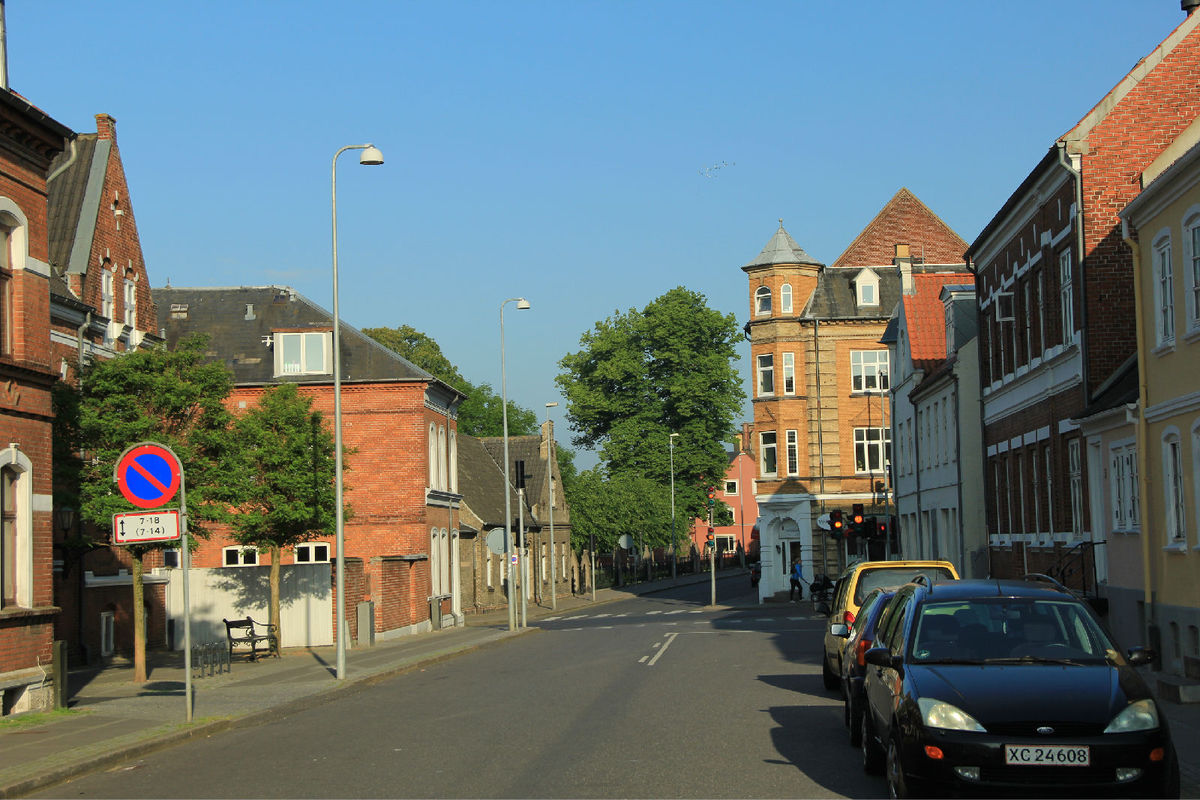
#> input picture SLIC_python/1111.jpg, 1200 x 800 px
$ python slic.py
#> lines starting #> are read from the running program, lines starting #| are printed output that depends on the picture
# -*- coding:utf-8 -*-
'''
    @Time:2018/2/2
    @Author: moulei
    @Email: 1144545359@qq.com
'''
# import 一些需要的包
from skimage.segmentation import slic
from skimage.segmentation import mark_boundaries
from skimage.util import img_as_float
from skimage import io

image = img_as_float(io.imread('1111.jpg'))

segments = slic(image, 500, 10)
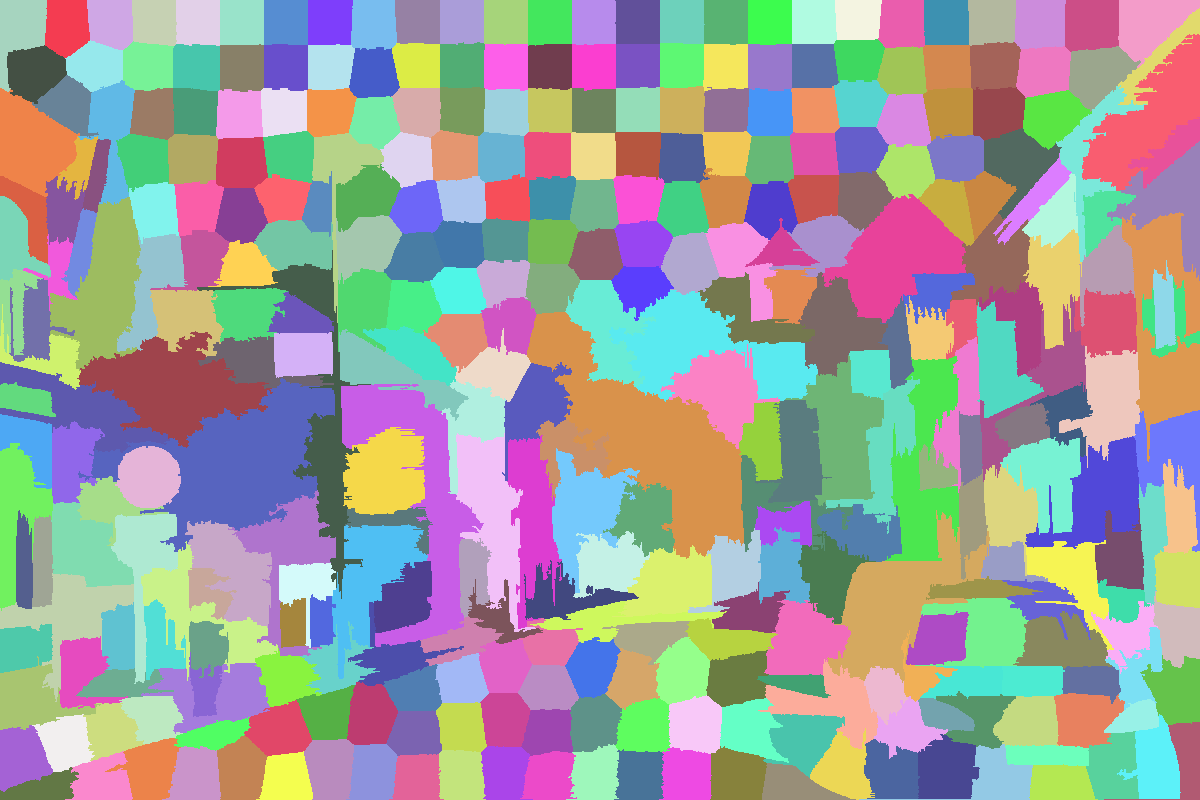
#> segments: shape (800, 1200) int64; 347 distinct labels, from 1 to 347; one colour per label, 0 black
result = mark_boundaries(image, segments)
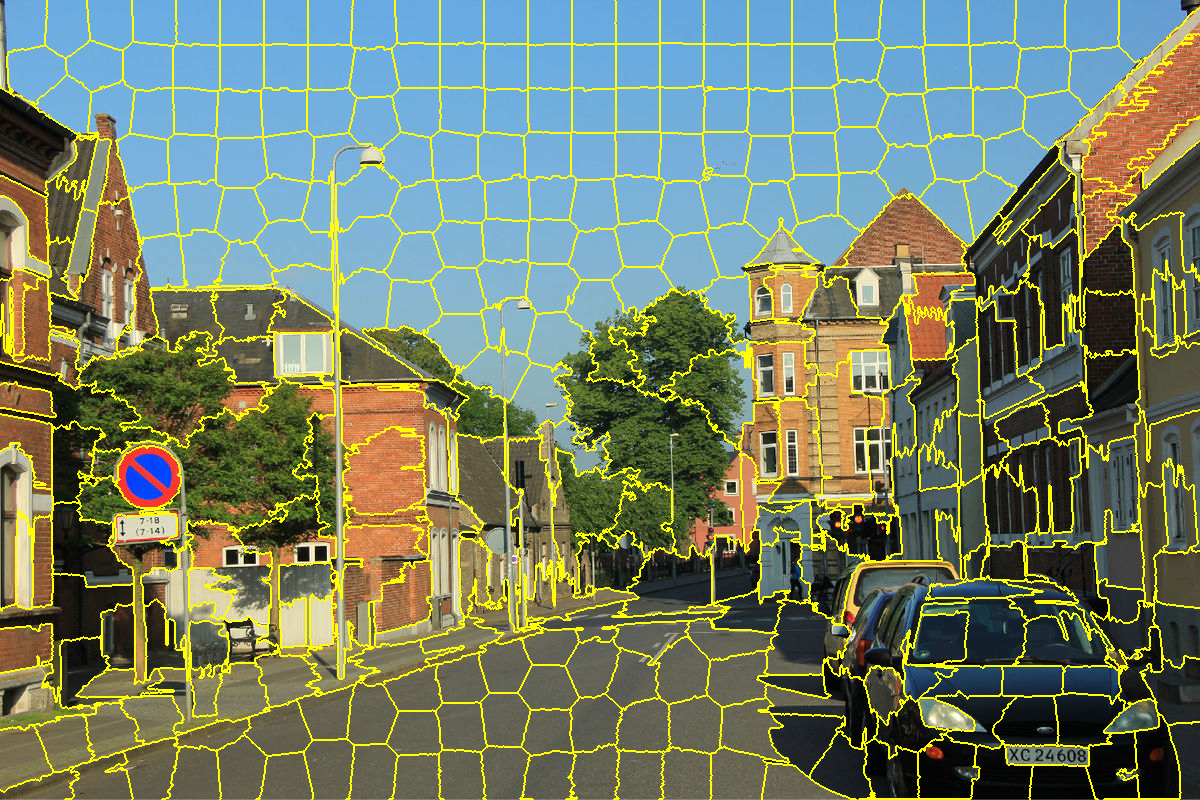
#> result: shape (800, 1200, 3) float64; mean R, G, B 0.458, 0.506, 0.405
#> (the run stopped early here; a loop or call above may not have finished)
